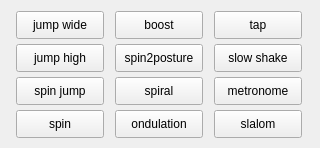
<?xml version="1.0" encoding="UTF-8"?>
<ui version="4.0">
 <class>QAnimationControl</class>
 <widget class="QWidget" name="QAnimationControl">
  <property name="geometry">
   <rect>
    <x>0</x>
    <y>0</y>
    <width>320</width>
    <height>148</height>
   </rect>
  </property>
  <property name="minimumSize">
   <size>
    <width>320</width>
    <height>148</height>
   </size>
  </property>
  <property name="maximumSize">
   <size>
    <width>320</width>
    <height>148</height>
   </size>
  </property>
  <layout class="QGridLayout" name="gridLayout">
   <item row="0" column="0">
    <widget class="QPushButton" name="pbJumpWide">
     <property name="minimumSize">
      <size>
       <width>88</width>
       <height>28</height>
      </size>
     </property>
     <property name="maximumSize">
      <size>
       <width>88</width>
       <height>28</height>
      </size>
     </property>
     <property name="text">
      <string>jump wide</string>
     </property>
     <property name="shortcut">
      <string>W</string>
     </property>
    </widget>
   </item>
   <item row="0" column="1">
    <widget class="QPushButton" name="pbBoost">
     <property name="minimumSize">
      <size>
       <width>88</width>
       <height>28</height>
      </size>
     </property>
     <property name="maximumSize">
      <size>
       <width>88</width>
       <height>28</height>
      </size>
     </property>
     <property name="text">
      <string>boost</string>
     </property>
    </widget>
   </item>
   <item row="0" column="2">
    <widget class="QPushButton" name="pbTap">
     <property name="minimumSize">
      <size>
       <width>88</width>
       <height>28</height>
      </size>
     </property>
     <property name="maximumSize">
      <size>
       <width>88</width>
       <height>28</height>
      </size>
     </property>
     <property name="text">
      <string>tap</string>
     </property>
    </widget>
   </item>
   <item row="1" column="0">
    <widget class="QPushButton" name="pbJumpHigh">
     <property name="minimumSize">
      <size>
       <width>88</width>
       <height>28</height>
      </size>
     </property>
     <property name="maximumSize">
      <size>
       <width>88</width>
       <height>28</height>
      </size>
     </property>
     <property name="text">
      <string>jump high</string>
     </property>
     <property name="shortcut">
      <string>J</string>
     </property>
    </widget>
   </item>
   <item row="1" column="1">
    <widget class="QPushButton" name="pbSpin2Posture">
     <property name="minimumSize">
      <size>
       <width>88</width>
       <height>28</height>
      </size>
     </property>
     <property name="maximumSize">
      <size>
       <width>88</width>
       <height>28</height>
      </size>
     </property>
     <property name="text">
      <string>spin2posture</string>
     </property>
    </widget>
   </item>
   <item row="1" column="2">
    <widget class="QPushButton" name="pbSlowShake">
     <property name="minimumSize">
      <size>
       <width>88</width>
       <height>28</height>
      </size>
     </property>
     <property name="maximumSize">
      <size>
       <width>88</width>
       <height>28</height>
      </size>
     </property>
     <property name="text">
      <string>slow shake</string>
     </property>
    </widget>
   </item>
   <item row="2" column="0">
    <widget class="QPushButton" name="pbSpinJump">
     <property name="minimumSize">
      <size>
       <width>88</width>
       <height>28</height>
      </size>
     </property>
     <property name="maximumSize">
      <size>
       <width>88</width>
       <height>28</height>
      </size>
     </property>
     <property name="text">
      <string>spin jump</string>
     </property>
    </widget>
   </item>
   <item row="2" column="1">
    <widget class="QPushButton" name="pbSpiral">
     <property name="minimumSize">
      <size>
       <width>88</width>
       <height>28</height>
      </size>
     </property>
     <property name="maximumSize">
      <size>
       <width>88</width>
       <height>28</height>
      </size>
     </property>
     <property name="text">
      <string>spiral</string>
     </property>
    </widget>
   </item>
   <item row="2" column="2">
    <widget class="QPushButton" name="pbMetronome">
     <property name="minimumSize">
      <size>
       <width>88</width>
       <height>28</height>
      </size>
     </property>
     <property name="maximumSize">
      <size>
       <width>88</width>
       <height>28</height>
      </size>
     </property>
     <property name="text">
      <string>metronome</string>
     </property>
    </widget>
   </item>
   <item row="3" column="0">
    <widget class="QPushButton" name="pbSpin">
     <property name="minimumSize">
      <size>
       <width>88</width>
       <height>28</height>
      </size>
     </property>
     <property name="maximumSize">
      <size>
       <width>88</width>
       <height>28</height>
      </size>
     </property>
     <property name="text">
      <string>spin</string>
     </property>
     <property name="shortcut">
      <string>S</string>
     </property>
    </widget>
   </item>
   <item row="3" column="1">
    <widget class="QPushButton" name="pbOndulation">
     <property name="minimumSize">
      <size>
       <width>88</width>
       <height>28</height>
      </size>
     </property>
     <property name="maximumSize">
      <size>
       <width>88</width>
       <height>28</height>
      </size>
     </property>
     <property name="text">
      <string>ondulation</string>
     </property>
    </widget>
   </item>
   <item row="3" column="2">
    <widget class="QPushButton" name="pbSlalom">
     <property name="minimumSize">
      <size>
       <width>88</width>
       <height>28</height>
      </size>
     </property>
     <property name="maximumSize">
      <size>
       <width>88</width>
       <height>28</height>
      </size>
     </property>
     <property name="text">
      <string>slalom</string>
     </property>
    </widget>
   </item>
  </layout>
 </widget>
 <resources/>
 <connections/>
</ui>
